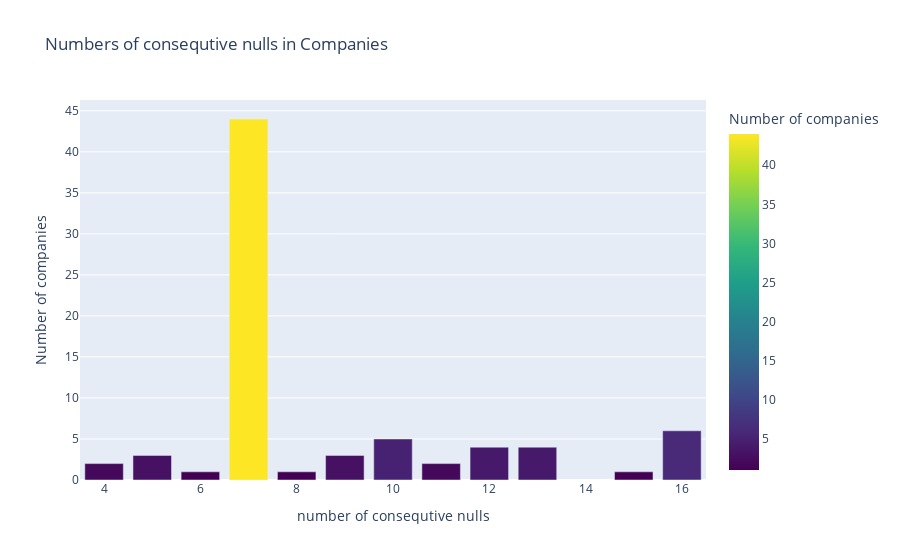

Notebook cell for this chart:
### Code cell
fig = px.bar(nulls_not_only_consequtive_max_value_counts, x='index', y='Consequtive NAN max', color= 'Consequtive NAN max',
              labels={
                     "index": "number of consequtive nulls",
                     "Consequtive NAN max": "Number of companies"
                 },
                 title = "Numbers of consequtive nulls in Companies",
                 color_continuous_scale=continous_color_pallete_1 
                )
fig.show()

### Figure 1 — Plotly figure (JSON) as saved in the notebook; plotly's stock layout.template omitted (floating-point values rounded to 4 significant figures)
{"data": [{"alignmentgroup": "True", "hovertemplate": "number of consequtive nulls=%{x}<br>Number of companies=%{marker.color}<extra></extra>", "legendgroup": "", "marker": {"color": [44, 6, 5, 4, 4, 3, 3, 2, 2, 1, 1, 1], "coloraxis": "coloraxis", "pattern": {"shape": ""}}, "name": "", "offsetgroup": "", "orientation": "v", "showlegend": false, "textposition": "auto", "type": "bar", "x": [7, 16, 10, 13, 12, 9, 5, 11, 4, 15, 6, 8], "xaxis": "x", "y": [44, 6, 5, 4, 4, 3, 3, 2, 2, 1, 1, 1], "yaxis": "y"}], "layout": {"barmode": "relative", "coloraxis": {"colorbar": {"title": {"text": "Number of companies"}}, "colorscale": [[0, "#440154"], [0.1111, "#482878"], [0.2222, "#3e4989"], [0.3333, "#31688e"], [0.4444, "#26828e"], [0.5556, "#1f9e89"], [0.6667, "#35b779"], [0.7778, "#6ece58"], [0.8889, "#b5de2b"], [1, "#fde725"]]}, "legend": {"tracegroupgap": 0}, "title": {"text": "Numbers of consequtive nulls in Companies"}, "xaxis": {"anchor": "y", "domain": [0, 1], "title": {"text": "number of consequtive nulls"}}, "yaxis": {"anchor": "x", "domain": [0, 1], "title": {"text": "Number of companies"}}}}
